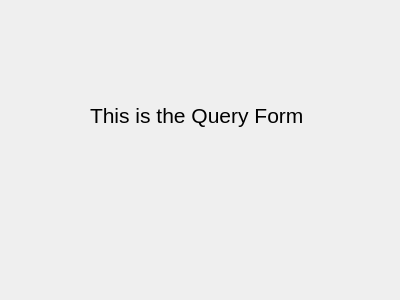
<?xml version="1.0" encoding="UTF-8"?>
<ui version="4.0">
 <class>QueryForm</class>
 <widget class="QWidget" name="QueryForm">
  <property name="geometry">
   <rect>
    <x>0</x>
    <y>0</y>
    <width>400</width>
    <height>300</height>
   </rect>
  </property>
  <property name="windowTitle">
   <string>Form</string>
  </property>
  <widget class="QLabel" name="label">
   <property name="geometry">
    <rect>
     <x>90</x>
     <y>100</y>
     <width>241</width>
     <height>31</height>
    </rect>
   </property>
   <property name="font">
    <font>
     <pointsize>16</pointsize>
    </font>
   </property>
   <property name="text">
    <string>This is the Query Form</string>
   </property>
  </widget>
 </widget>
 <resources/>
 <connections/>
</ui>
